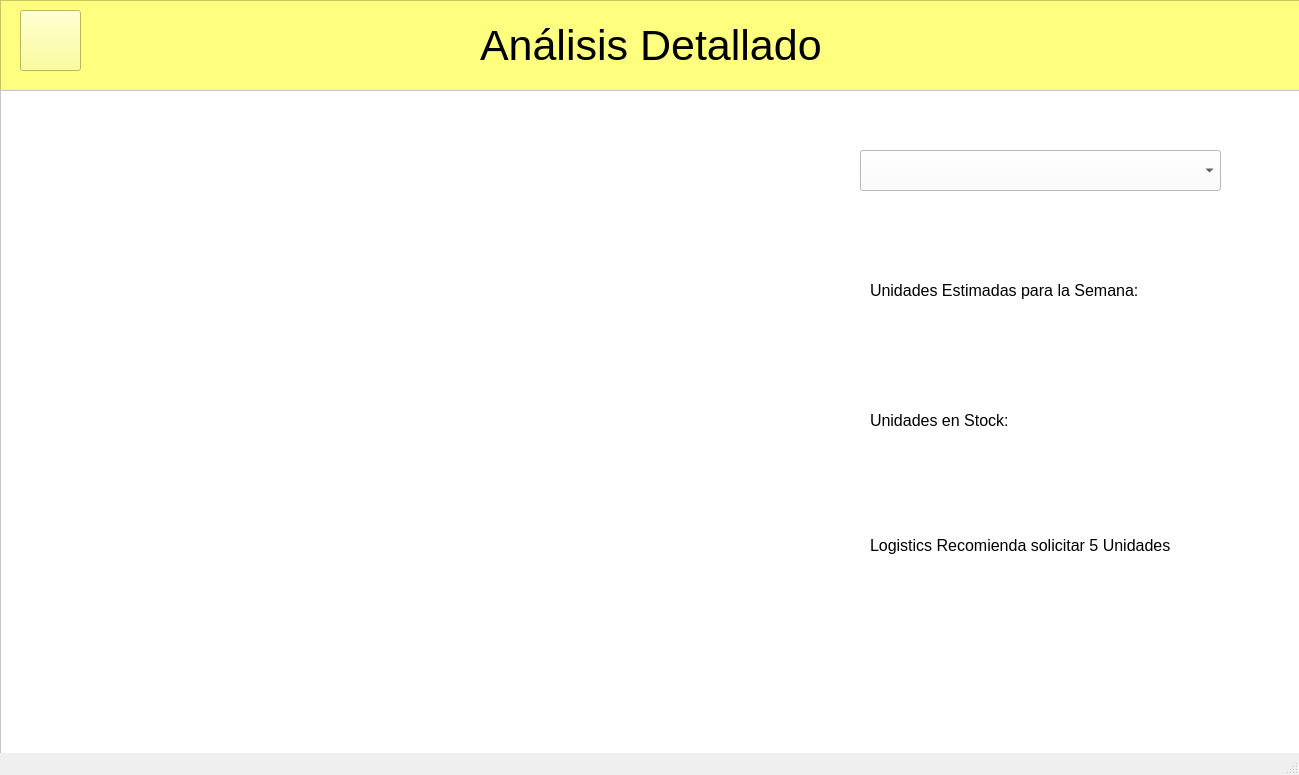
<?xml version="1.0" encoding="UTF-8"?>
<ui version="4.0">
 <class>MainWindow</class>
 <widget class="QMainWindow" name="MainWindow">
  <property name="geometry">
   <rect>
    <x>0</x>
    <y>0</y>
    <width>1299</width>
    <height>775</height>
   </rect>
  </property>
  <property name="windowTitle">
   <string>MainWindow</string>
  </property>
  <widget class="QWidget" name="centralwidget">
   <widget class="QFrame" name="headerFrame">
    <property name="geometry">
     <rect>
      <x>0</x>
      <y>0</y>
      <width>1311</width>
      <height>91</height>
     </rect>
    </property>
    <property name="styleSheet">
     <string notr="true">background-color: rgb(255, 255, 127);</string>
    </property>
    <property name="frameShape">
     <enum>QFrame::StyledPanel</enum>
    </property>
    <property name="frameShadow">
     <enum>QFrame::Raised</enum>
    </property>
    <widget class="QLabel" name="label_3">
     <property name="geometry">
      <rect>
       <x>480</x>
       <y>10</y>
       <width>461</width>
       <height>71</height>
      </rect>
     </property>
     <property name="font">
      <font>
       <pointsize>32</pointsize>
      </font>
     </property>
     <property name="text">
      <string>Análisis Detallado</string>
     </property>
    </widget>
    <widget class="QPushButton" name="regresarBtn">
     <property name="geometry">
      <rect>
       <x>20</x>
       <y>10</y>
       <width>61</width>
       <height>61</height>
      </rect>
     </property>
     <property name="styleSheet">
      <string notr="true">border-image: url(:/iconos/iconoRegresar.png);</string>
     </property>
     <property name="text">
      <string/>
     </property>
    </widget>
   </widget>
   <widget class="QFrame" name="frame">
    <property name="geometry">
     <rect>
      <x>0</x>
      <y>90</y>
      <width>1311</width>
      <height>681</height>
     </rect>
    </property>
    <property name="font">
     <font>
      <pointsize>12</pointsize>
     </font>
    </property>
    <property name="styleSheet">
     <string notr="true">background-color: rgb(255, 255, 255);</string>
    </property>
    <property name="frameShape">
     <enum>QFrame::StyledPanel</enum>
    </property>
    <property name="frameShadow">
     <enum>QFrame::Raised</enum>
    </property>
    <widget class="QWidget" name="verticalLayoutWidget">
     <property name="geometry">
      <rect>
       <x>20</x>
       <y>60</y>
       <width>821</width>
       <height>561</height>
      </rect>
     </property>
     <layout class="QVBoxLayout" name="grafico"/>
    </widget>
    <widget class="QPushButton" name="btnBuscar">
     <property name="geometry">
      <rect>
       <x>1240</x>
       <y>60</y>
       <width>51</width>
       <height>51</height>
      </rect>
     </property>
     <property name="font">
      <font>
       <family>MS Sans Serif</family>
       <pointsize>12</pointsize>
      </font>
     </property>
     <property name="cursor">
      <cursorShape>PointingHandCursor</cursorShape>
     </property>
     <property name="styleSheet">
      <string notr="true">
border-image: url(:/iconos/iconoBuscar.png);
color: rgb(255, 244, 246);
border-radius:20px</string>
     </property>
     <property name="text">
      <string/>
     </property>
    </widget>
    <widget class="QComboBox" name="productosCombo">
     <property name="geometry">
      <rect>
       <x>860</x>
       <y>60</y>
       <width>361</width>
       <height>41</height>
      </rect>
     </property>
     <property name="font">
      <font>
       <pointsize>12</pointsize>
      </font>
     </property>
    </widget>
    <widget class="QLabel" name="label">
     <property name="geometry">
      <rect>
       <x>870</x>
       <y>170</y>
       <width>391</width>
       <height>61</height>
      </rect>
     </property>
     <property name="font">
      <font>
       <pointsize>12</pointsize>
      </font>
     </property>
     <property name="text">
      <string>Unidades Estimadas para la Semana:</string>
     </property>
    </widget>
    <widget class="QLabel" name="label_2">
     <property name="geometry">
      <rect>
       <x>870</x>
       <y>300</y>
       <width>391</width>
       <height>61</height>
      </rect>
     </property>
     <property name="font">
      <font>
       <pointsize>12</pointsize>
      </font>
     </property>
     <property name="text">
      <string>Unidades en Stock:</string>
     </property>
    </widget>
    <widget class="QLabel" name="label_4">
     <property name="geometry">
      <rect>
       <x>870</x>
       <y>400</y>
       <width>411</width>
       <height>111</height>
      </rect>
     </property>
     <property name="font">
      <font>
       <pointsize>12</pointsize>
      </font>
     </property>
     <property name="text">
      <string>Logistics Recomienda solicitar 5 Unidades</string>
     </property>
    </widget>
   </widget>
  </widget>
  <widget class="QStatusBar" name="statusbar"/>
 </widget>
 <resources>
  <include location="iconosAnalisisDetallado.qrc"/>
 </resources>
 <connections/>
</ui>
